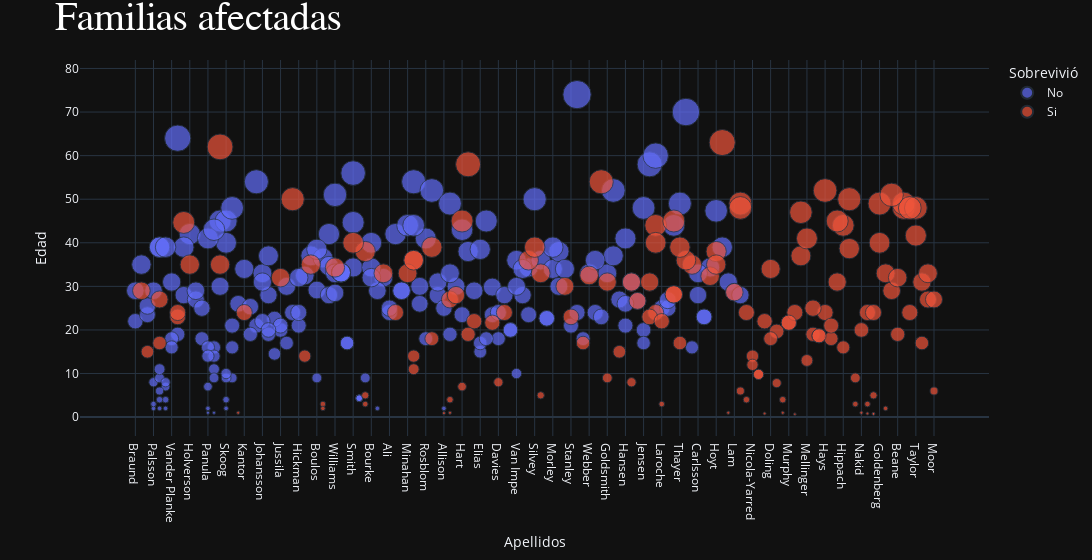

This figure's notebook cell:
### Code cell
fig = px.scatter(df_aux, x="LastName", y="Age", color='Survived', template="plotly_dark"
                 ,labels={"LastName": "Apellidos", "Age": "Edad", "Survived": "Sobrevivió"}
                 ,size="Age"
                 ,width=3500
                 ,hover_name=df_aux["Name"]
                 )
fig.update_layout(title=dict(text="Familias afectadas", font=dict(size=40, family="Courier", color="white")))

fig.show()

### Figure 1 — Plotly figure (JSON) as saved in the notebook; plotly's stock layout.template omitted (floating-point values rounded to 4 significant figures; data arrays with more than 128 entries replaced by an {"elided": "..."} marker saying what was removed)
{"data": [{"hovertemplate": "<b>%{hovertext}</b><br><br>Sobrevivió=No<br>Apellidos=%{x}<br>Edad=%{marker.size}<extra></extra>", "hovertext": {"elided": "207 str values"}, "legendgroup": "No", "marker": {"color": "#636efa", "size": {"elided": "207 float values"}, "sizemode": "area", "sizeref": 0.185, "symbol": "circle"}, "mode": "markers", "name": "No", "orientation": "v", "showlegend": true, "type": "scatter", "x": {"elided": "207 str values"}, "xaxis": "x", "y": {"elided": "207 float values"}, "yaxis": "y"}, {"hovertemplate": "<b>%{hovertext}</b><br><br>Sobrevivió=Si<br>Apellidos=%{x}<br>Edad=%{marker.size}<extra></extra>", "hovertext": {"elided": "150 str values"}, "legendgroup": "Si", "marker": {"color": "#EF553B", "size": {"elided": "150 float values"}, "sizemode": "area", "sizeref": 0.185, "symbol": "circle"}, "mode": "markers", "name": "Si", "orientation": "v", "showlegend": true, "type": "scatter", "x": {"elided": "150 str values"}, "xaxis": "x", "y": {"elided": "150 float values"}, "yaxis": "y"}], "layout": {"legend": {"itemsizing": "constant", "title": {"text": "Sobrevivió"}, "tracegroupgap": 0}, "margin": {"t": 60}, "title": {"font": {"color": "white", "family": "Courier", "size": 40}, "text": "Familias afectadas"}, "width": 3500, "xaxis": {"anchor": "y", "domain": [0, 1], "title": {"text": "Apellidos"}}, "yaxis": {"anchor": "x", "domain": [0, 1], "title": {"text": "Edad"}}}}
